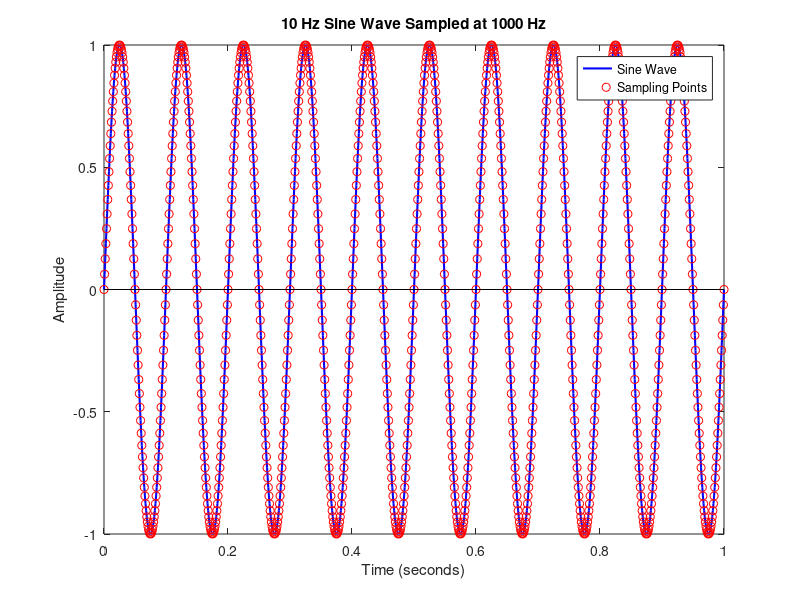

This figure's MATLAB source:
clc; clear all;
 
f = 10;              
fs = 1000;           
duration = 1;        
 
t = 0:1/fs:duration;
 
x = sin(2*pi*f*t);
 
figure;
plot(t, x, 'b', 'LineWidth', 1.5);    
hold on;
stem(t, x, 'r', 'Marker', 'o', 'LineStyle', 'none');  
title('10 Hz Sine Wave Sampled at 1000 Hz');
xlabel('Time (seconds)');
ylabel('Amplitude');
legend('Sine Wave', 'Sampling Points')